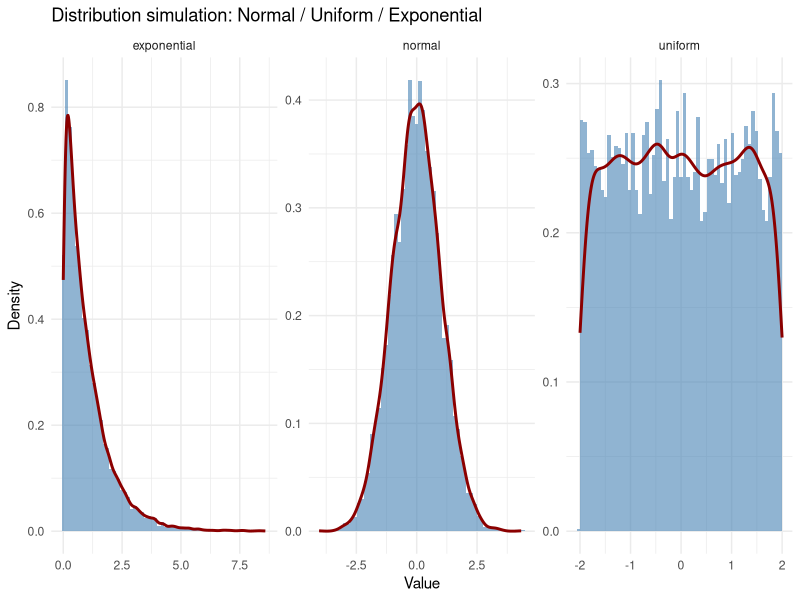

Reproduce this figure in R.
# distribution_simulation.R
# Simulate different distributions and plot histograms/densities using tidyverse
library(tidyverse)

set.seed(42)

n <- 10000

df <- tibble(
  normal = rnorm(n, mean = 0, sd = 1),
  uniform = runif(n, min = -2, max = 2),
  exponential = rexp(n, rate = 1)
) %>% pivot_longer(everything(), names_to = "dist", values_to = "value")

# summary
df %>% group_by(dist) %>% summarise(mean = mean(value), sd = sd(value), .groups = 'drop') %>% print()

# plots (will be rendered if run interactively)
p <- df %>% ggplot(aes(x = value)) +
  geom_histogram(aes(y = ..density..), bins = 60, fill = "steelblue", alpha = 0.6) +
  geom_density(color = "darkred", size = 1) +
  facet_wrap(~dist, scales = "free") +
  theme_minimal() +
  labs(title = "Distribution simulation: Normal / Uniform / Exponential", x = "Value", y = "Density")

print(p)
